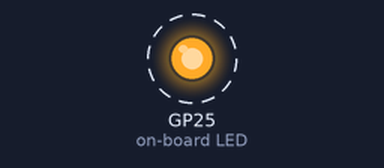
This program was run on a simulated Raspberry Pi Pico running MicroPython. Parts: output pins drawn as LEDs (lit = HIGH). Dashed ring = blinking.

Above: at 0.5 s.
Timing chart, 0 to 4.6 s (numbered marks = the images above):
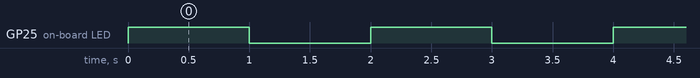

Measured:
- by itself, GP25 (on-board LED): alternates HIGH for 1.0 s and LOW for 1.0 s

The program:

blink_picozero.py
```python
# ==================================================
"""
Project objective: Blink the onboard LED of the Raspberry Pi Pico W using the Picozero module

Author: Adrian Josele G. Quional
"""
# ==================================================

# modules
from picozero import pico_led
from time import sleep

# continuously blink the onboard LED for an interval of 1 sec while the board has power
while True:
    pico_led.on()	# turn on LED
    sleep(1)		# wait for 1 sec
    pico_led.off()	# turn off LED
    sleep(1)		# wait for 1 sec
```
